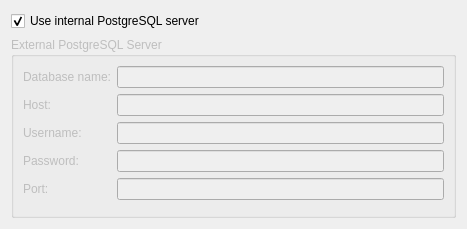
<?xml version="1.0" encoding="UTF-8"?>
<ui version="4.0">
 <class>PSQLStoragePage</class>
 <widget class="QWidget" name="PSQLStoragePage">
  <property name="geometry">
   <rect>
    <x>0</x>
    <y>0</y>
    <width>467</width>
    <height>223</height>
   </rect>
  </property>
  <layout class="QGridLayout" name="gridLayout_2">
    <item row="0" column="0">
      <widget class="QCheckBox" name="startServer">
        <property name="whatsThis">
          <string>Choose whether Akonadi should use an internal or external PostgreSQL server.</string>
        </property>
        <property name="text">
          <string>Use internal PostgreSQL server</string>
        </property>
        <property name="checked">
          <bool>true</bool>
        </property>
      </widget>
    </item>
   <item row="1" column="0">
    <widget class="QGroupBox" name="groupBox">
     <property name="enabled">
      <bool>false</bool>
     </property>
     <property name="title">
      <string>External PostgreSQL Server</string>
     </property>
     <layout class="QFormLayout" name="formLayout">
      <property name="fieldGrowthPolicy">
       <enum>QFormLayout::ExpandingFieldsGrow</enum>
      </property>
      <item row="0" column="0">
       <widget class="QLabel" name="label_6">
        <property name="text">
         <string>Database name:</string>
        </property>
        <property name="buddy">
         <cstring>name</cstring>
        </property>
       </widget>
      </item>
      <item row="0" column="1">
       <widget class="KLineEdit" name="name">
        <property name="whatsThis">
         <string>&lt;p&gt;&lt;b&gt;Database Name&lt;/b&gt;&lt;/p&gt;&lt;br/&gt;Enter the name of your Akonadi database on your external PostgreSQL server.</string>
        </property>
       </widget>
      </item>
      <item row="1" column="0">
       <widget class="QLabel" name="label_2">
        <property name="text">
         <string>Host:</string>
        </property>
        <property name="buddy">
         <cstring>host</cstring>
        </property>
       </widget>
      </item>
      <item row="1" column="1">
       <widget class="KLineEdit" name="host">
        <property name="whatsThis">
          <string>&lt;p&gt;&lt;b&gt;Host&lt;/b&gt;&lt;/p&gt;&lt;br/&gt;Enter the hostname or the IP address of the machine hosting your PostgreSQL server.</string>
        </property>
       </widget>
      </item>
      <item row="2" column="0">
       <widget class="QLabel" name="label_3">
        <property name="text">
         <string>Username:</string>
        </property>
        <property name="buddy">
         <cstring>username</cstring>
        </property>
       </widget>
      </item>
      <item row="2" column="1">
       <widget class="KLineEdit" name="username">
        <property name="whatsThis">
          <string>Enter the username required to access your PostgreSQL database.</string>
        </property>
       </widget>
      </item>
      <item row="3" column="0">
       <widget class="QLabel" name="label_4">
        <property name="text">
         <string>Password:</string>
        </property>
        <property name="buddy">
         <cstring>password</cstring>
        </property>
       </widget>
      </item>
      <item row="3" column="1">
       <widget class="KLineEdit" name="password">
        <property name="whatsThis">
          <string>Enter the password required to access your PostgreSQL database.</string>
        </property>
        <property name="passwordMode">
         <bool>true</bool>
        </property>
       </widget>
      </item>
      <item row="4" column="0">
       <widget class="QLabel" name="label">
        <property name="text">
         <string>Port:</string>
        </property>
       </widget>
      </item>
      <item row="4" column="1">
       <widget class="QLineEdit" name="port"/>
      </item>
      <item row="5" column="0" colspan="2">
        <widget class="KMessageWidget" name="messagewidget" native="true" />
      </item>
     </layout>
    </widget>
   </item>
  </layout>
 </widget>
 <customwidgets>
  <customwidget>
   <class>KLineEdit</class>
   <extends>QLineEdit</extends>
   <header>klineedit.h</header>
  </customwidget>
  <customwidget>
    <class>KMessageWidget</class>
    <extends>QWidget</extends>
    <header>kmessagewidget.h</header>
  </customwidget>
 </customwidgets>
 <tabstops>
  <tabstop>startServer</tabstop>
  <tabstop>name</tabstop>
  <tabstop>host</tabstop>
  <tabstop>username</tabstop>
  <tabstop>password</tabstop>
 </tabstops>
 <resources/>
 <connections>
   <connection>
     <sender>startServer</sender>
     <signal>toggled(bool)</signal>
     <receiver>groupBox_2</receiver>
     <slot>setEnabled(bool)</slot>
     <hints>
       <hint type="sourcelabel">
         <x>53</x>
         <y>18</y>
       </hint>
       <hint type="destinationlabel">
         <x>56</x>
         <y>34</y>
       </hint>
     </hints>
   </connection>
   <connection>
     <sender>startServer</sender>
     <signal>toggled(bool)</signal>
     <receiver>groupBox</receiver>
     <slot>setDisabled(bool)</slot>
     <hints>
       <hint type="sourcelabel">
         <x>135</x>
         <y>20</y>
       </hint>
       <hint type="destinationlabel">
         <x>146</x>
         <y>110</y>
       </hint>
     </hints>
   </connection>
 </connections>
</ui>
